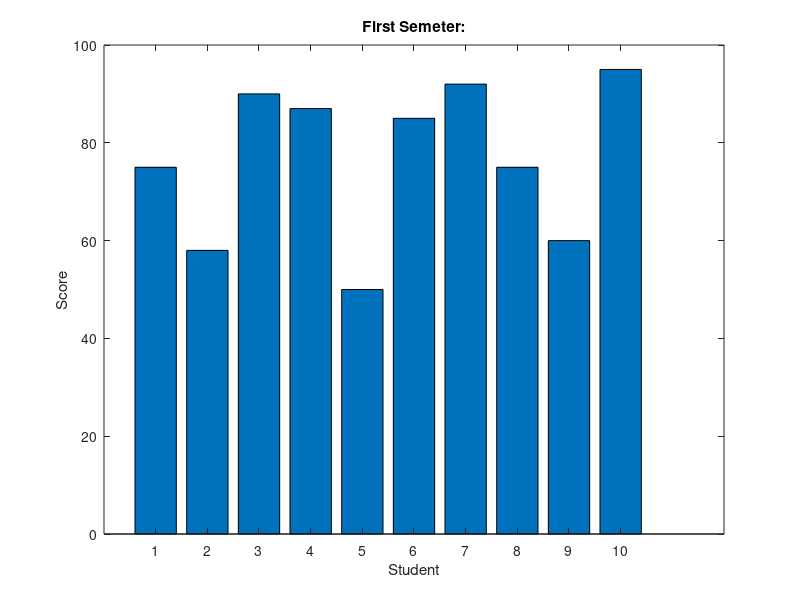

The MATLAB script that drew this image:
x = [1:10];
y = [75, 58, 90, 87, 50, 85, 92, 75, 60, 95];
bar(x,y), xlabel('Student'),ylabel('Score'),
title('First Semeter:')
print -deps graph.eps
